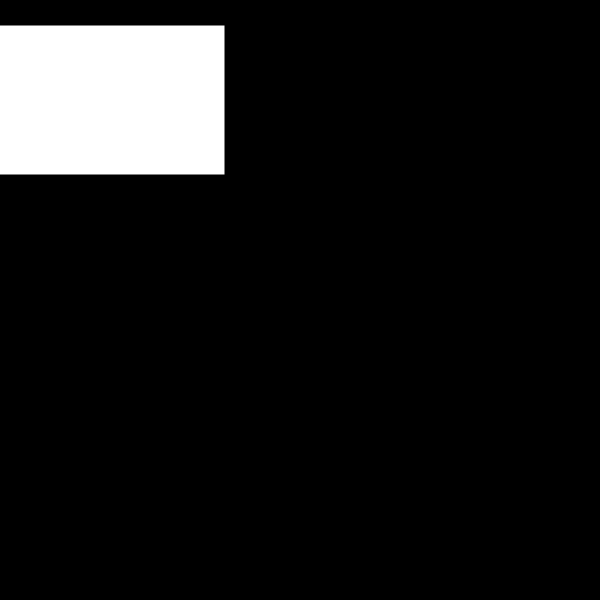
Frame 1 (no input)
Frame 60 (no input): identical to frame 1, image omitted
Frame 120 (the mouse pressed at the canvas centre since frame 60): identical to frame 1, image omitted

The p5.js sketch that drew this single still picture (run headless with seeded random() and noise() and a simulated clock; from frame 60 on, the mouse is pressed at the canvas centre):

// p5.js sketch
// ── sketch.js
let x = 100
let y = 100

function setup() {
    createCanvas(600, 600)
    frameRate(60);
    stroke(0);
}
function draw() {
    background(0)
    rectMode(CENTER)
    rect(x, y, 250, 150)
}
function mouseDragged() {
    set(x = mouseX)
    set(y = mouseY)
    fill(random(255), random(255), random(255))
}
